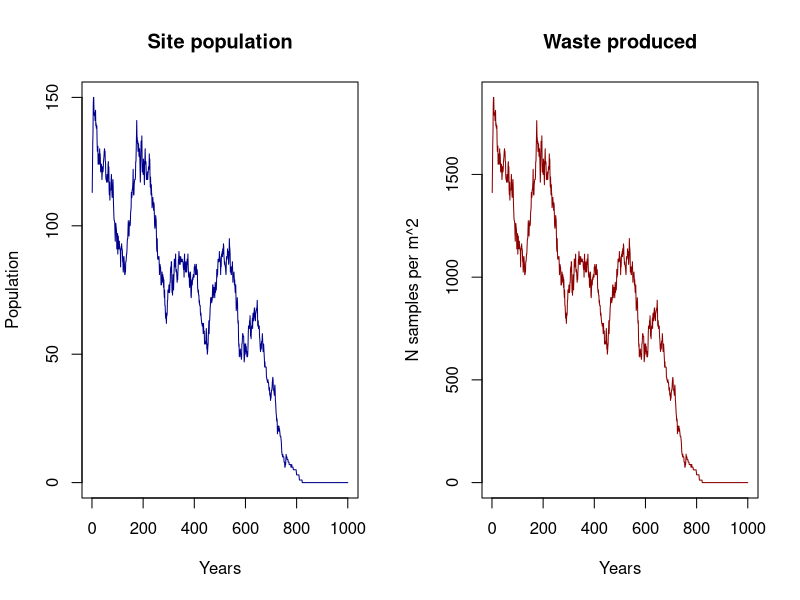
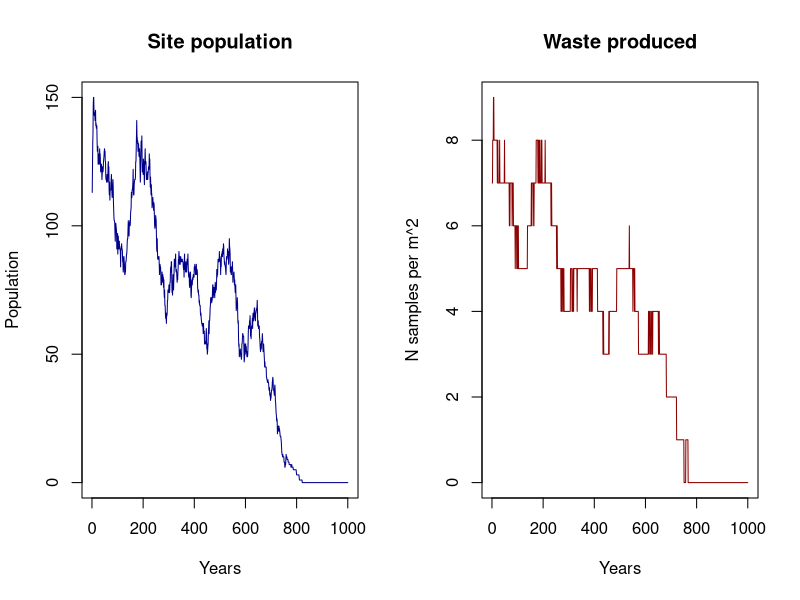
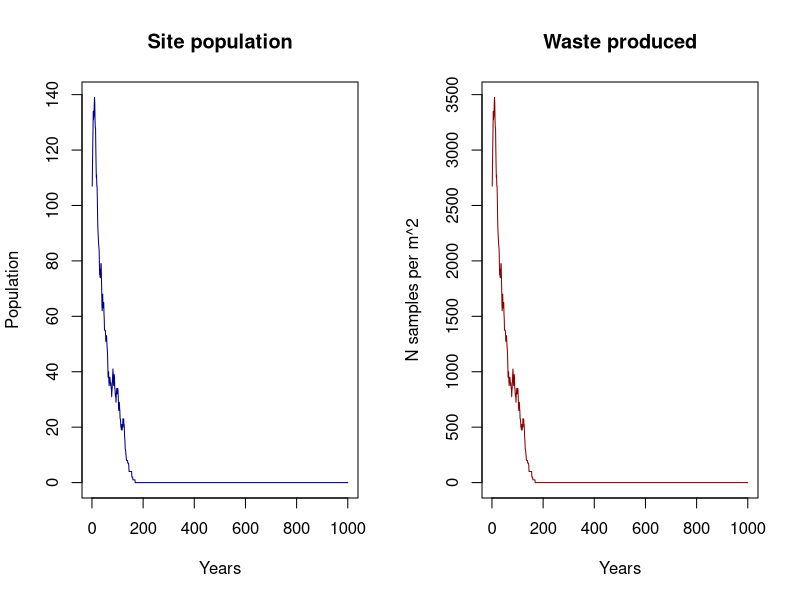
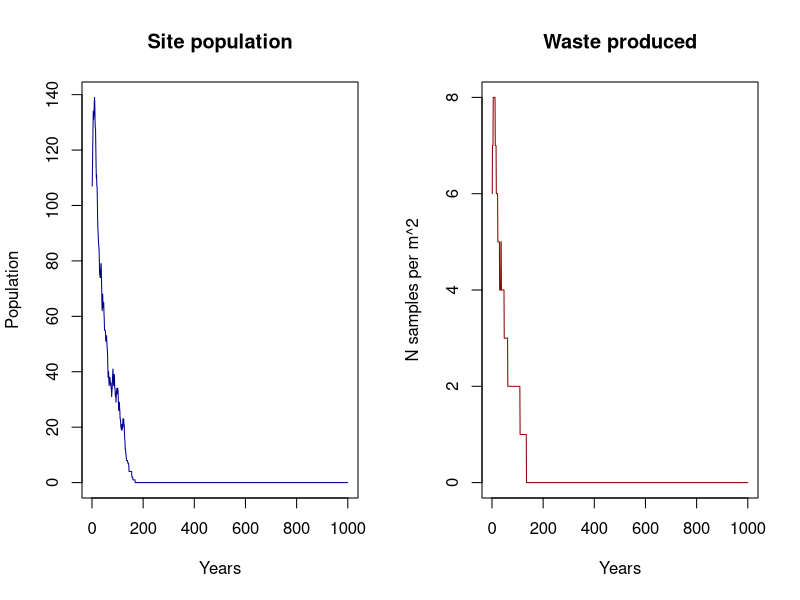
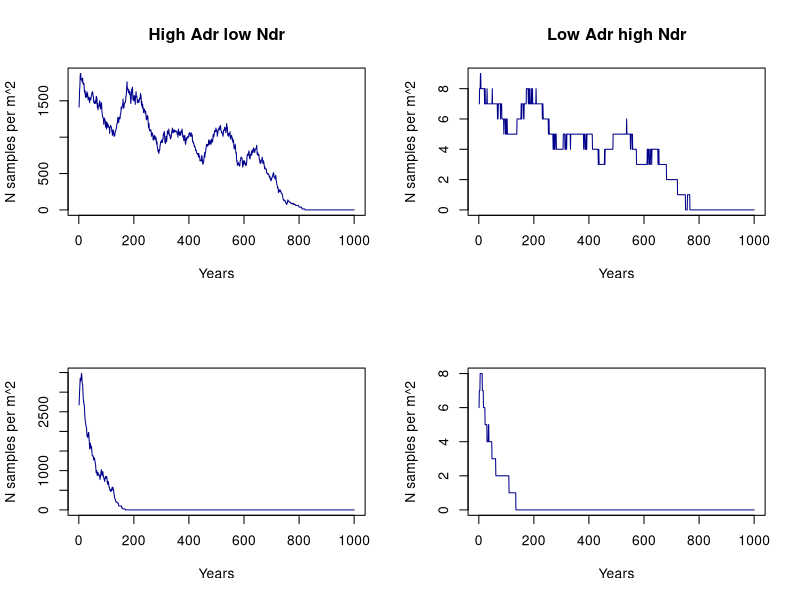

Here is the R script that generated these plots, in order:
## ---- chunk 1
library(DiagrammeR)

grViz("
digraph record_formation {

graph [layout = dot, ## Set title and layout
       label = 'Record formation process',
       labelloc = 't'
       fontname = Helvetica,
       fontsize = 30]

# node definitions with substituted label text
node [fontname = Helvetica, ## General node definition
      style = filled,
      color = MistyRose]
      
## Per node definition
a [label = '@@1',
   fillcolor = Orangered]
b [label = '@@2']
c [label = '@@3',
   fillcolor = Orangered]
d [label = '@@4']
e [label = '@@5',
   fillcolor = Orangered]
f [label = '@@6',
   fillcolor = orange,
   fixedsize = shape,
   width = 4.5,
   height = 1,
   fontsize = 30]

## General edge definition
edge [color = grey,
       arrowhead = vee,
       arrowtail = vee]

## Specific edges
a -> {c}
b -> {c}
c -> {f}
d -> {e}
e -> {f}
}

## Label definition
[1]: 'Pop (group size)'
[2]: 'Site function'
[3]: 'Anthropogenic deposition rates'
[4]: 'Site type'
[5]: 'Natural deposition rates'
[6]: 'Waste/sqrm'

")

## ---- chunk 2
grViz("
digraph record_formation {

graph [layout = dot, ## Set title and layout
       label = 'Record formation process',
       labelloc = 't'
       fontname = Helvetica,
       fontsize = 30]

# node definitions with substituted label text
node [fontname = Helvetica, ## General node definition
      style = filled,
      color = MistyRose]
      
## Per node definition
a [label = '@@1',
   fillcolor = Orangered]
b [label = '@@2',
   fillcolor = orange,
   fixedsize = shape,
   width = 4.5,
   height = 1,
   fontsize = 30]

## General edge definition
edge [color = grey,
       arrowhead = vee,
       arrowtail = vee]

## Specific edges
a -> {b}
}

## Label definition
[1]: 'Pop (group size)'
[2]: 'Waste/sqrm'

")

## ---- chunk 3
grViz("
digraph record_formation {

graph [layout = dot, ## Set title and layout
       label = 'Record formation process',
       labelloc = 't'
       fontname = Helvetica,
       fontsize = 30]

# node definitions with substituted label text
node [fontname = Helvetica, ## General node definition
      style = filled,
      color = MistyRose]
      
## Per node definition
a [label = '@@1',
   fillcolor = Orangered]
b [label = '@@2',
   fillcolor = Orangered]
c [label = '@@3',
   fillcolor = orange,
   fixedsize = shape,
   width = 4.5,
   height = 1,
   fontsize = 30]

## General edge definition
edge [color = grey,
       arrowhead = vee,
       arrowtail = vee]

## Specific edges
a -> {c}
b -> {c}
}

## Label definition
[1]: 'Anthropogenic deposition rates'
[2]: 'Natural deposition rates'
[3]: 'Waste/sqrm'

")

## ---- chunk 4

### Population protocol

## Function 1. Generation of population dynamics
#' Returns a data.frame with two columns, where the number of rows is the number of
#' people. The first column contains the ages and the second column contains the sex.
#' @title Gpd
#' @param x: Input data. A data frame or matrix with two columns and nrow = Initial
#' population. One row per individual. The first column is the age of the individual.
#' The second column is the sex of the individual, and must be c("F","M").
#' @param W_fer_age: Vector with two values. The first value is the youngest age
#' at which it is considered that women can have children for prehistoric societies.
#' The second value is the oldest age at which it is considered that women can 
#' have children. Default is c(10,30).
#' @param M_fer_age: Vector with two values. The first value is the youngest age
#' at which it is considered that men can have children for prehistoric societies.
#' The second value is the oldest age at which it is considered that men can have 
#' children. Default is c(15,40)
#' @param  P_o: Probability of a woman having a son per year. Default is 0.3.
#' @export

Gpd <- function(x, W_fer_age = c(10,30), M_fer_age = c(15,40),
                P_o = 0.3){
  
  ### Process of having offspring
  
  # Female fertile population
  W <- x[x[,2]=="F",]
  W_fert <- W[W$Age>W_fer_age[1] & W$Age<W_fer_age[2],]
  
  # Male fertile population
  M <- x[x[,2]=="M",]
  M_fert <- M[M$Age>M_fer_age[1] & M$Age<M_fer_age[2],]
  
  ## Probability of having descendance per woman
  # Penalisation in case there are too few men
  pen <- round(nrow(M_fert)*2/nrow(W_fert),2) ## Assumes one man can have two women
  pen[pen>1] <- 1 ## The men penalisation can never multiply the birth rate per woman
  
  ## Probability of a woman having a son per year
  P_o <- P_o*pen
  
  Offspring <- sum(rbinom(nrow(W_fert),1,P_o))
  New_pop <- data.frame("Age" = rep(0,Offspring),                        
                        "Sex" = sample(c("M","F"),Offspring,prob=c(0.5,0.5),replace = TRUE))
  x <- rbind(x,New_pop)
  
  ### Process of dying
  
  vec_d <- apply(x,1,death)
  x <- x[vec_d==0,]
  
  ## Apply carrying capacty restrictions
  x <- K_lim(x, K)
  
  return(x)
}

## Function 2. Simulation of death process
#' @title death
#' Returns a value (0,1) where 0 = person lives and 1 = person dies, based
#' on pd (the probability matrix)
#' Thought to use with apply
#' @param x: An integer with the age of the person
#' @param pd: The probability matrix for mortality by age. A matrix is provided as 
#' default, but the user should provide another adapted to her/his population.
#' @export

death <- function(x,pd=data.frame("Age" = c(0:99),
                                  "P_d" = c(rep(0.13,2),
                                            rep(0.08,8),
                                            rep(0.01,25),
                                            rep(0.1,15),
                                            rep(0.15,10),
                                            rep(0.25,5),
                                            rep(0.99,35)))){
  age <- as.numeric(x[1])
  return(rbinom(1,1,prob = pd[pd$Age==age,2]))
}

## Function 3. Simulation of carrying capacity limitation
## If the population exceeds the carrying capacity, it eliminates oversize
## with 0.8 probability per person exceeding.
#' @title K_lim
#' @param x: Data frame or matrix. Population (number of people)
#' @param k: Integer. Carrying capacity. Provided by the user
#' @export

K_lim <- function(x,k,prob = 0.8){
  p <- nrow(x)
  if (p>k){
    o <- rbinom(p-k,1,prob)
    o <- sum(o[o==1])
    o[o==0] <- 1 ## Avoids problem eliminating all the df if remove == 0
    x <- x[-sample(1:nrow(x),o,replace = FALSE),]
  }
  return(x)
}


## ---- chunk 5

## Function 4. Simulation of anthropogenic deposition rates
#' Returns the total amount of waste produced in the site. An integer.
#' @title A_dep_r
#' @param x: Integer (user provided) or data.frame. It is the number of people
#' inhabiting the site. If data.frame, the number of people is the number of rows. 
#' @param S_f: String. It is the site functionality, and it modulates the effect
#' of number of people by considering partial occupation of the site and different
#' deposition rates according the activities deployed. Possible states are:
#' 'residential' ('r'), 'logistic' ('l'), 'permanent' ('p') and 'funeral' ('f').
#' If S_f = 'f', number of buried individuals must be specified (in the argument x).
#'  Default is 'p'.
#' @param occ: If S_f = 'r' or S_f = 'l', occ (time of occupation of the camp
#' per year, in months) must be specified. Default is NULL, but if left NULL,
#' the function considers 1 month for logistic camps and 3 months for 
#' residential camps.
#' @export

A_dep_r <- function(x,S_f = "p", occ = NULL){
  try(if(is.null(x) == TRUE & is.null(S_f) == TRUE) 
    stop("Population and Site function undefined"))
  
  ## Set the number of individuals
  if (is.vector(x)==TRUE){
    Pop <- length(x)
  } else {
    Pop <- nrow(x)
  }
  
  ## Define time for logistic/residential camps if time = NULL
  if (is.null(occ) == TRUE){
    if (S_f == 'r'){
      occ <- 3
    } else if (S_f == 'l'){
      occ <- 1
    }
  }
  
  ## Population times goats per person a year (5) times bone Kg per goat (20)
  ## Dayenoff et al., 2019 for the weight of the carcass.
  adr <- Pop*5*20
  
  if (S_f == 'r'){
    adr <- round(adr/12*occ)
  } else if (S_f == 'l'){
    adr <- round((adr/12*occ)/4) ## Divides by 4 because it is considered that 
                                 ## heavy food is not brought in place
  } else if (S_f == 'f'){
    adr <- Pop*17 # 17 kg of bone as an average per person
  }
  return(adr)
}
## ---- chunk 6
## Function 5. Simulation of deposition deposition rates
#' Returns the rate at which sediment is deposited. Double.
#' @title N_dep_r
#' @param S_t: Three possible site types have been considered: 'open-air' ('oa'),
#' 'cave' ('c') and rockshelter ('rs'). When enabled, this parameter modules the 
#' effect of the speed. Default is NULL.
#' @param speed: This is the speed at which the natural sediment deposits on the 
#' 'site. It has three levels: 'slow' ('s'), 'medium' ('m') and 'fast' ('f'). 
#' Default is 'm'.
#' @export

N_dep_r <- function(S_t = NULL, speed = 'm'){
  
  ## Set the general speed of the deposition rates
  if (speed == 's'){
    s <- 0.1
  } else if (speed == 'm'){
    s <- 0.2
  } else if (speed == 'f'){
    s <- 0.3
  }
  
  ## Set the value for site type
  if(is.null(S_t) == FALSE){
    if (S_t == 'oa'){
      s <- s*3
    } else if (S_t == 'rs'){
      s <- s*2
    }
  }
  return(s)
}
## ---- chunk 7
## Function 6. Waste production
#' Returns the final product of the waste produced in a site. An integer.
#' @title W_prod
#' @param x: Integer (user provided) or data.frame. It is the number of people
#' inhabiting the site. If data.frame, the number of people is the number of rows.
#' @param Adr: An integer. Can be inserted directly or modelled.
#' @param Ndr: A double. Can be inserted directly or modelled.
#' @param area: An integer. This is the total area of the site.
#' @param ss: An integer. This is the sample size required for 14C dating.
#' Default is 4, considering 4 gm of non-charred bone needed for one dating.
#' @export

W_prod <- function(x,Adr = NULL,Ndr = NULL, area, ss = 4){
  
  ## Set the number of individuals
  if (is.vector(x)==TRUE){
    Pop <- length(x)
  } else {
    Pop <- nrow(x)
  }
  
  if (is.null(Adr) == TRUE & is.null(Ndr) == TRUE){
    w <- Pop*5*20
  } else if (is.null(Adr) == TRUE & is.null(Ndr) == FALSE){
    w <- (Pop*5*20)/(10*Ndr)
  } else if (is.null(Adr) == FALSE & is.null(Ndr) == FALSE){
    w <- Adr/(10*Ndr)
  } else if (is.null(Adr) == FALSE & is.null(Ndr) == TRUE){
    w <- Adr
  }
  
  w <- w*(1000/ss)

  w <- round(w/area)
  return(w)
} 
## ---- chunk 8

## Set initial values
ts <- 1000 # Time span
K <- 150
area <- 1000
Gs_init <- 100 # Initial population
Gs_init <- data.frame("Age" = sample(10:30,Gs_init,10:30, replace = TRUE),
                      "Sex" = sample(c("M","F"), Gs_init, prob = c(0.5,0.5), replace = TRUE))


## ---- chunk 9
## Start the loop
res <- data.frame("Pop" = rep(0,ts), "W" = rep(0,ts))
Pop <- Gs_init

set.seed(12345)

for (i in 1:ts){
  Pop <- Gpd(Pop)
  a_w <- A_dep_r(Pop)
  ndp <- N_dep_r()
  
  res$Pop[i] <- nrow(Pop)
  res$W[i] <- W_prod(Pop, Adr= a_w, Ndr = ndp, area = area)
  Pop$Age <- Pop$Age+1
}
## ---- chunk 10
## Plots
par(mfrow = c(1,2))
plot(res$Pop, type = "l", col = "darkblue", ylab = "Population",
     xlab = "Years", main = "Site population")
plot(res$W, type = "l", col = "darkred", ylab = "N samples per m^2",
     xlab = "Years", main = "Waste produced")
## ---- chunk 11
## Different conditions
# Start the loop

res2 <- data.frame("Pop" = rep(0,ts), "W" = rep(0,ts))
Pop <- Gs_init

set.seed(12345)

for (i in 1:ts){
  Pop <- Gpd(Pop)
  a_w <- A_dep_r(Pop, S_f = "l", occ = 1)
  ndp <- N_dep_r(S_t = "oa", speed = "f")
  
  res2$Pop[i] <- nrow(Pop)
  res2$W[i] <- W_prod(Pop, Adr= a_w, Ndr = ndp, area = area)
  Pop$Age <- Pop$Age+1
}
## ---- chunk 12
## Plots
par(mfrow = c(1,2))
plot(res2$Pop, type = "l", col = "darkblue", ylab = "Population",
     xlab = "Years", main = "Site population")
plot(res2$W, type = "l", col = "darkred", ylab = "N samples per m^2",
     xlab = "Years", main = "Waste produced")
## ---- chunk 13
## Different conditions
# Start the loop

res3 <- data.frame("Pop" = rep(0,ts), "W" = rep(0,ts))
Pop <- Gs_init

set.seed(12345)

for (i in 1:ts){
  Pop <- Gpd(Pop, W_fer_age = c(15,35), M_fer_age = c(15,35), P_o = 0.2)
  a_w <- A_dep_r(Pop, S_f = "h", occ = 8)
  ndp <- N_dep_r(S_t = "c", speed = "s")
  
  res3$Pop[i] <- nrow(Pop)
  res3$W[i] <- W_prod(Pop, Adr= a_w, Ndr = ndp, area = area)
  Pop$Age <- Pop$Age+1
}

## Plots
par(mfrow = c(1,2))
plot(res3$Pop, type = "l", col = "darkblue", ylab = "Population",
     xlab = "Years", main = "Site population")
plot(res3$W, type = "l", col = "darkred", ylab = "N samples per m^2",
     xlab = "Years", main = "Waste produced")

## ---- chunk 14
## Different conditions
# Start the loop

res4 <- data.frame("Pop" = rep(0,ts), "W" = rep(0,ts))
Pop <- Gs_init

set.seed(12345)

for (i in 1:ts){
  Pop <- Gpd(Pop, W_fer_age = c(15,35), M_fer_age = c(15,35), P_o = 0.2)
  a_w <- A_dep_r(Pop, S_f = "l", occ = 1)
  ndp <- N_dep_r(S_t = "oa", speed = "f")
  
  res4$Pop[i] <- nrow(Pop)
  res4$W[i] <- W_prod(Pop, Adr= a_w, Ndr = ndp, area = area)
  Pop$Age <- Pop$Age+1
}

## Plots
par(mfrow = c(1,2))
plot(res4$Pop, type = "l", col = "darkblue", ylab = "Population",
     xlab = "Years", main = "Site population")
plot(res4$W, type = "l", col = "darkred", ylab = "N samples per m^2",
     xlab = "Years", main = "Waste produced")

## ---- chunk 15
## Plots
par(mfrow = c(2,2))
plot(res$W, type = "l", col = "darkblue", ylab = "N samples per m^2",
     xlab = "Years", main = "High Adr low Ndr")
plot(res2$W, type = "l", col = "darkblue", ylab = "N samples per m^2",
     xlab = "Years", main = "Low Adr high Ndr")
plot(res3$W, type = "l", col = "darkblue", ylab = "N samples per m^2",
     xlab = "Years")
plot(res4$W, type = "l", col = "darkblue", ylab = "N samples per m^2",
     xlab = "Years")
